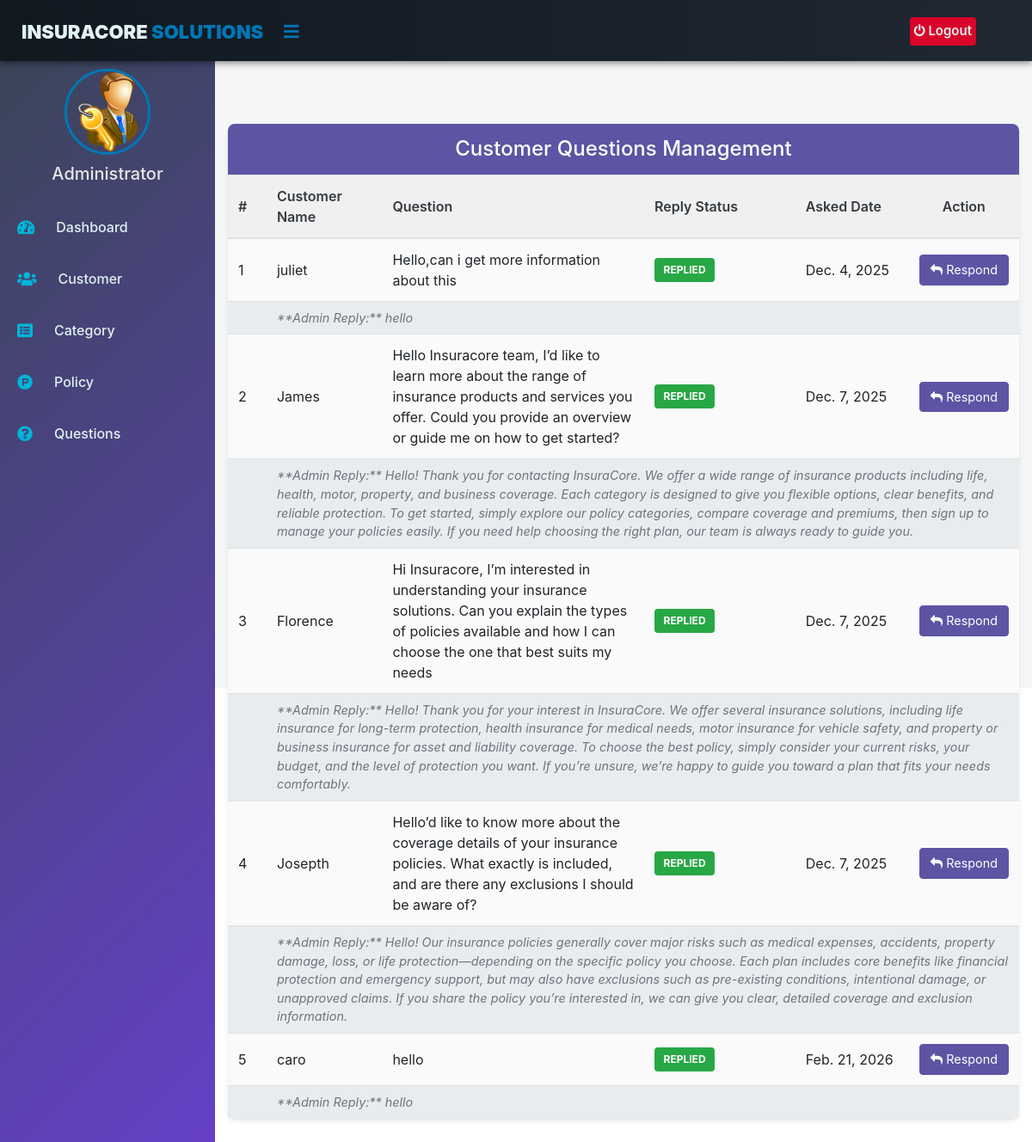
The page /admin-question on the database its author committed.
### insurance/models.py (models this page shows, shortened)
class Question(models.Model):
    customer= models.ForeignKey(Customer, on_delete=models.CASCADE)
    description =models.CharField(max_length=500)
    admin_comment=models.CharField(max_length=200,default='Nothing')
    asked_date =models.DateField(auto_now=True)

### customer/models.py (models this page shows, shortened)
class Customer(models.Model):
    user=models.OneToOneField(User,on_delete=models.CASCADE)
    profile_pic= models.ImageField(upload_to='profile_pic/Customer/',null=True,blank=True)
    address = models.CharField(max_length=40)
    mobile = models.CharField(max_length=20,null=False)
    def __str__(self):
        return self.user.first_name

### insurance/views.py (the view)
# urls.py: path('admin-question', views.admin_question_view,name='admin-question'),
def admin_question_view(request):
    questions = models.Question.objects.all()
    return render(request,'insurance/admin_question.html',{'questions':questions})

### templates/insurance/admin_question.html (shortened to what this page needs)
{% extends 'insurance/adminbase.html' %}
{% block content %}
{%load static%}
<head>
    <link href="http://netdna.bootstrapcdn.com/bootstrap/4.0.0-beta/css/bootstrap.min.css" rel="stylesheet">
  <link rel="stylesheet" href="https://maxcdn.bootstrapcdn.com/bootstrap/4.4.1/css/bootstrap.min.css">
  <link href="https://maxcdn.bootstrapcdn.com/font-awesome/4.3.0/css/font-awesome.min.css" rel="stylesheet">
</head>
<div class="container-fluid mt-0">
    <div class="questions-card">
        <div class="card-header-custom">
            <h4 class="mb-0 text-center">Customer Questions Management</h4>
        </div>
        <div class="table-responsive">
            <table class="table table-hover table-striped" id="dev-table">
                <thead>
                    <tr>
                        <th style="width: 5%;">#</th>
                        <th style="width: 15%;">Customer Name</th>
                        <th style="width: 35%;">Question</th>
                        <th style="width: 20%;">Reply Status</th>
                        <th style="width: 15%;">Asked Date</th>
                        <th style="width: 10%;" class="text-center">Action</th>
                    </tr>
                </thead>
                <tbody>
                    {% for t in questions %}
                    <tr>
                        <td>{{ forloop.counter }}</td>
                        <td>{{ t.customer }}</td>
                        <td>{{ t.description }}</td>
                        <td>
                            {% if t.admin_comment %}
                                <span class="status-badge status-replied">Replied</span>
                            {% else %}
                                <span class="status-badge status-pending">Pending</span>
                            {% endif %}
                        </td>
                        <td>{{ t.asked_date }}</td>
                        <td class="text-center">
                            <a class="btn action-btn-custom" href="{% url 'update-question' t.id %}">
                                <span class="fa fa-reply"></span> Respond
                            </a>
                        </td>
                    </tr>
                    {% if t.admin_comment %}
                    <tr class="admin-reply-row">
                        <td></td>
                        <td colspan="5">
                            **Admin Reply:** {{ t.admin_comment }}
                        </td>
                    </tr>
                    {% endif %}
                    {% endfor %}
                </tbody>
            </table>
        </div>
    </div>
</div>
<br><br><br><br><br><br>
{% endblock content %}

### templates/insurance/adminbase.html (style rules this page uses)
:root { --color-primary-blue: #0077b6; --color-primary-dark: #023e8a; --color-sidebar-bg: #1f2833; --color-header-bg: #101820; --color-text-light: #e0f2f1; --color-logout-red: #d90429; --color-logout-hover: #ef233c; --color-active-link: #00b4d8; }
a:link { text-decoration: none; }
body { margin: 0; padding: 0; font-family: "Gill Sans", sans-serif; }

### templates/insurance/admin_question.html (style rules this page uses)
a:link { text-decoration: none; }
.container-fluid { padding: 30px 20px; background-color: #f8f9fa; }
.questions-card { background: #ffffff; border: none; border-radius: 8px; box-shadow: 0 4px 6px -1px rgba(0, 0, 0, 0.1), 0 2px 4px -2px rgba(0, 0, 0, 0.06); padding: 0; }
.card-header-custom { background-color: #5D54A4; color: white; padding: 15px 20px; border-radius: 8px 8px 0 0; font-weight: 600; font-size: 1.25rem; }
.table { margin-bottom: 0; }
.table thead th { background-color: #f0f0f0; color: #343a40; border-bottom: 2px solid #dee2e6; font-weight: 600; vertical-align: middle; padding: 12px; }
.table-striped tbody tr:nth-of-type(odd) { background-color: rgba(0, 0, 0, .02); }
.status-badge { padding: 5px 10px; border-radius: 4px; font-weight: 700; font-size: 0.75rem; display: inline-block; min-width: 70px; text-align: center; text-transform: uppercase; }
.status-replied { background-color: #28A745; color: white; }
.action-btn-custom { background-color: #5D54A4; border-color: #5D54A4; color: white; padding: 6px 12px; font-size: 0.9rem; transition: background-color 0.3s; }
.table td { max-width: 300px; word-wrap: break-word; vertical-align: middle; padding: 12px; }
.admin-reply-row { background-color: #e9ecef; font-style: italic; border-top: 1px solid #dee2e6; }
.admin-reply-row td { padding: 8px 12px; font-size: 0.9rem; color: #6c757d; }

### rows shown on the page
Question: customer "juliet", description "Hello,can i get more information about this", shows "REPLIED", asked_date "Dec. 4, 2025", admin_comment "hello"
Question: customer "James", description "Hello Insuracore team, I’d like to learn more about the range of insurance products and services you offer. Could you provide an overview or guide me on how to get started?", shows "REPLIED", asked_date "Dec. 7, 2025", admin_comment "Hello! Thank you for contacting InsuraCore. We offer a wide range of insurance products including life, health, motor, property, and business coverage. Each category is designed to give you flexible options, clear benefits, and reliable protection. To get started, simply explore our policy categories, compare coverage and premiums, then sign up to manage your policies easily. If you need help choosing the right plan, our team is always ready to guide you."
Question: customer "Florence", description "Hi Insuracore, I’m interested in understanding your insurance solutions. Can you explain the types of policies available and how I can choose the one that best suits my needs", shows "REPLIED", asked_date "Dec. 7, 2025", admin_comment "Hello! Thank you for your interest in InsuraCore. We offer several insurance solutions, including life insurance for long-term protection, health insurance for medical needs, motor insurance for vehicle safety, and property or business insurance for asset and liability coverage. To choose the best policy, simply consider your current risks, your budget, and the level of protection you want. If you’re unsure, we’re happy to guide you toward a plan that fits your needs comfortably."
Question: customer "Josepth", description "Hello’d like to know more about the coverage details of your insurance policies. What exactly is included, and are there any exclusions I should be aware of?", shows "REPLIED", asked_date "Dec. 7, 2025", admin_comment "Hello! Our insurance policies generally cover major risks such as medical expenses, accidents, property damage, loss, or life protection—depending on the specific policy you choose. Each plan includes core benefits like financial protection and emergency support, but may also have exclusions such as pre-existing conditions, intentional damage, or unapproved claims. If you share the policy you’re interested in, we can give you clear, detailed coverage and exclusion information."
Question: customer "caro", description "hello", shows "REPLIED", asked_date "Feb. 21, 2026", admin_comment "hello"
